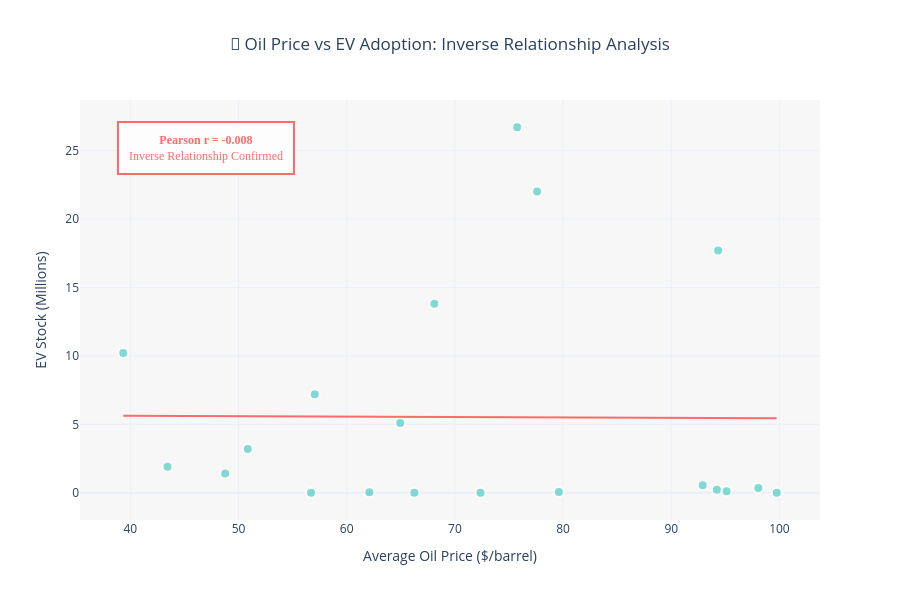

Here is the notebook cell this chart was saved with:
### Code cell
# 📊 Visualization: Oil Price vs EV Adoption Scatter Plot with OLS Regression
fig_corr = px.scatter(
    corr_df.reset_index(),
    x="Oil_Price",
    y="EV_Stock",
    trendline="ols",
    trendline_color_override="#FF6B6B",
    labels={"Oil_Price": "Average Oil Price ($/barrel)", "EV_Stock": "EV Stock (Millions)"},
    title="🔗 Oil Price vs EV Adoption: Inverse Relationship Analysis",
    hover_data={"Year": corr_df.index}
)

# Add annotations
fig_corr.add_annotation(
    text=f"<b>Pearson r = {pearson_corr:.3f}</b><br>Inverse Relationship Confirmed",
    xref="paper", yref="paper",
    x=0.05, y=0.95,
    showarrow=False,
    bgcolor="rgba(255,255,255,0.8)",
    bordercolor="#FF6B6B",
    borderwidth=2,
    borderpad=10,
    font=dict(size=12, color="#FF6B6B", family="Arial Black")
)

fig_corr.update_layout(
    template="plotly_white",
    title_x=0.5,
    height=600,
    plot_bgcolor='rgba(240,240,240,0.5)',
    font=dict(size=12),
    showlegend=False,
    hovermode="closest"
)

fig_corr.update_traces(
    marker=dict(size=10, color="#4ECDC4", opacity=0.7, line=dict(color="white", width=2))
)

fig_corr.show()

print("\n✅ Correlation analysis complete!")
print(f"\n💡 Key Insight: High oil prices act as a macro catalyst for EV adoption.")
print(f"   When fuel costs rise, consumers become more receptive to electric alternatives.")

### Figure 1 — Plotly figure (JSON) as saved in the notebook; plotly's stock layout.template omitted (floating-point values rounded to 4 significant figures)
{"data": [{"customdata": [[2005], [2006], [2007], [2008], [2009], [2010], [2011], [2012], [2013], [2014], [2015], [2016], [2017], [2018], [2019], [2020], [2021], [2022], [2023], [2024]], "hovertemplate": "Average Oil Price ($/barrel)=%{x}<br>EV Stock (Millions)=%{y}<br>Year=%{customdata[0]}<extra></extra>", "legendgroup": "", "marker": {"color": "#4ECDC4", "line": {"color": "white", "width": 2}, "opacity": 0.7, "size": 10, "symbol": "circle"}, "mode": "markers", "name": "", "orientation": "v", "showlegend": false, "type": "scatter", "x": [56.7, 66.25, 72.36, 99.75, 62.09, 79.61, 95.11, 94.21, 98.05, 92.91, 48.76, 43.44, 50.85, 64.95, 57.04, 39.34, 68.11, 94.33, 77.6, 75.76], "xaxis": "x", "y": [0.0, 0.0, 0.0, 0.0, 0.03, 0.06, 0.11, 0.22, 0.35, 0.55, 1.4, 1.9, 3.2, 5.1, 7.2, 10.2, 13.8, 17.7, 22.0, 26.7], "yaxis": "y"}, {"hovertemplate": "<b>OLS trendline</b><br>EV_Stock = -0.00323278 * Oil_Price + 5.75831<br>R<sup>2</sup>=0.000057<br><br>Average Oil Price ($/barrel)=%{x}<br>EV Stock (Millions)=%{y} <b>(trend)</b><extra></extra>", "legendgroup": "", "line": {"color": "#FF6B6B"}, "marker": {"color": "#4ECDC4", "line": {"color": "white", "width": 2}, "opacity": 0.7, "size": 10, "symbol": "circle"}, "mode": "lines", "name": "", "showlegend": false, "type": "scatter", "x": [39.34, 43.44, 48.76, 50.85, 56.7, 57.04, 62.09, 64.95, 66.25, 68.11, 72.36, 75.76, 77.6, 79.61, 92.91, 94.21, 94.33, 95.11, 98.05, 99.75], "xaxis": "x", "y": [5.631, 5.618, 5.601, 5.594, 5.575, 5.574, 5.558, 5.548, 5.544, 5.538, 5.524, 5.513, 5.507, 5.501, 5.458, 5.454, 5.453, 5.451, 5.441, 5.436], "yaxis": "y"}], "layout": {"annotations": [{"bgcolor": "rgba(255,255,255,0.8)", "bordercolor": "#FF6B6B", "borderpad": 10, "borderwidth": 2, "font": {"color": "#FF6B6B", "family": "Arial Black", "size": 12}, "showarrow": false, "text": "<b>Pearson r = -0.008</b><br>Inverse Relationship Confirmed", "x": 0.05, "xref": "paper", "y": 0.95, "yref": "paper"}], "font": {"size": 12}, "height": 600, "hovermode": "closest", "legend": {"tracegroupgap": 0}, "plot_bgcolor": "rgba(240,240,240,0.5)", "showlegend": false, "title": {"text": "🔗 Oil Price vs EV Adoption: Inverse Relationship Analysis", "x": 0.5}, "xaxis": {"anchor": "y", "domain": [0, 1], "title": {"text": "Average Oil Price ($/barrel)"}}, "yaxis": {"anchor": "x", "domain": [0, 1], "title": {"text": "EV Stock (Millions)"}}}}
